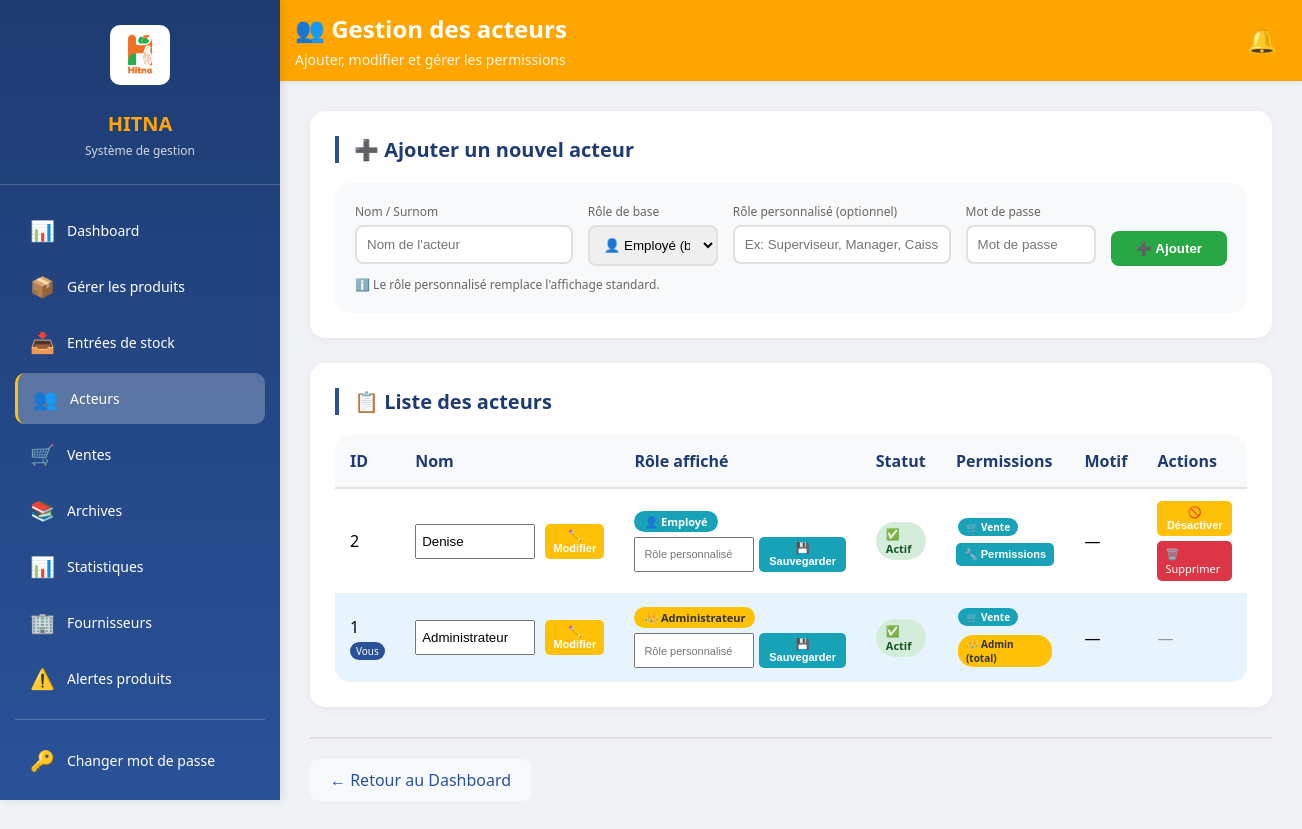
Before: /admin/acteurs (signed in) with the older database file.
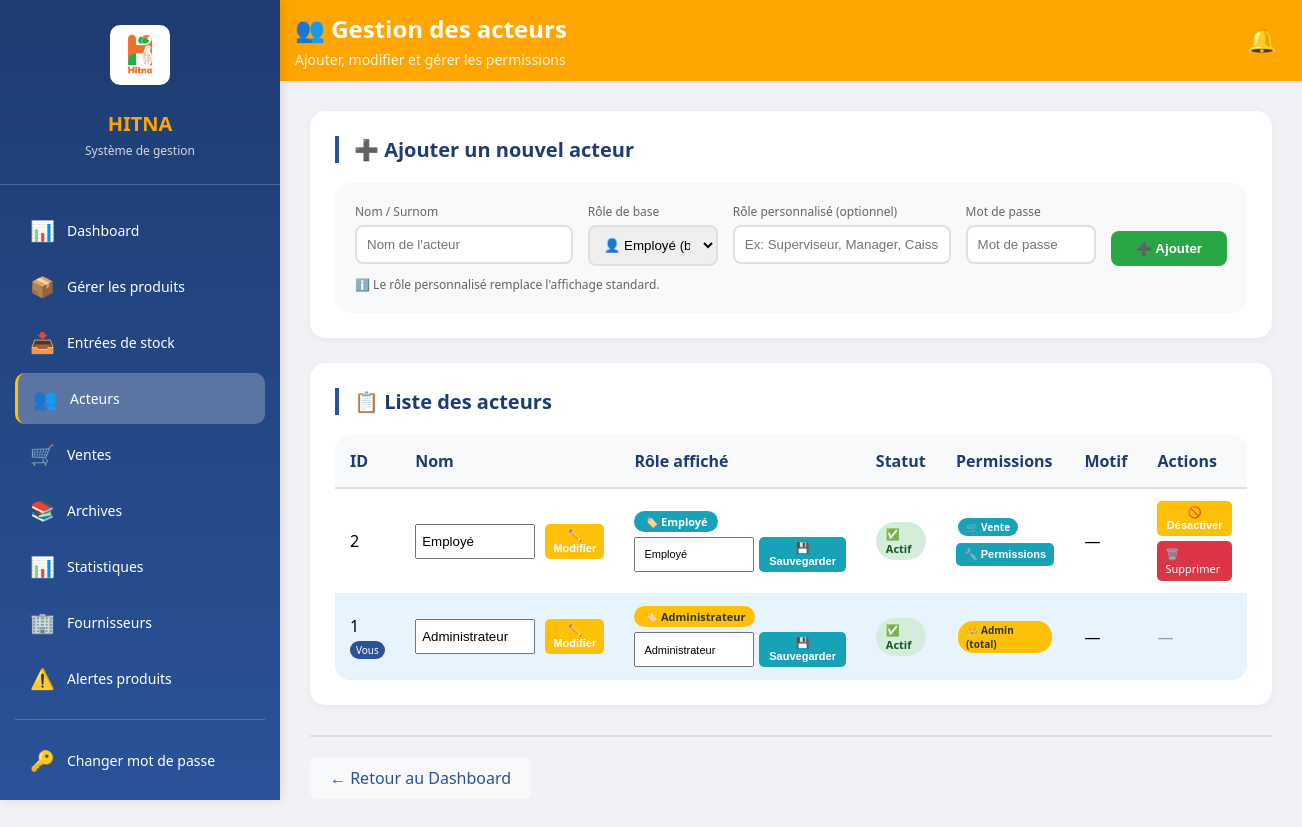
After: the same page with the newer database file.
### tables this page shows
CREATE TABLE users (
        id INTEGER PRIMARY KEY,
        role TEXT,
        role_personnalise TEXT,
        password_hash TEXT,
        nom TEXT, actif INTEGER DEFAULT 1, motif_absence TEXT DEFAULT '', permissions TEXT DEFAULT 'vente');

### app.py (the view)
@app.route('/admin/acteurs')
def admin_acteurs():
    if session.get('role') != 'admin':
        return redirect('/login')
    conn = sqlite3.connect('hitna.db')
    c = conn.cursor()
    c.execute("SELECT id, nom, role, role_personnalise, password_hash, COALESCE(actif, 1) as actif, COALESCE(motif_absence, '') as motif_absence, COALESCE(permissions, 'vente') as permissions FROM users ORDER BY role DESC, actif DESC, id")
    acteurs = c.fetchall()
    conn.close()
    return render_template('admin_acteurs.html', acteurs=acteurs)

### app.py (called while the page is built)
@app.context_processor
def inject_now():
    return {'date_actuelle': datetime.now().strftime('%d/%m/%Y %H:%M')}

### templates/admin_acteurs.html (shortened to what the changed rows need)
{% extends "base.html" %}
{% block page_title %}👥 Gestion des acteurs{% endblock %}
{% block content %}
<div class="card">
    <h2 class="card-title">➕ Ajouter un nouvel acteur</h2>
</div>
<div class="card">
    <h2 class="card-title">📋 Liste des acteurs</h2>
    {% if acteurs %}
    <div class="table-container">
        <table class="table">
            <thead>
                <tr>
                    <th>ID</th>
                    <th>Nom</th>
                    <th>Rôle affiché</th>
                    <th>Statut</th>
                    <th>Permissions</th>
                    <th>Motif</th>
                    <th>Actions</th>
                </tr>
            </thead>
            <tbody>
                {% for a in acteurs %}
                <tr style="{% if a[0] == session.user_id %}background: #e8f4fd;{% endif %}{% if a[5] == 0 %}opacity: 0.8; background: #fff3cd;{% endif %}">
                    <td style="vertical-align: middle;">
                        {{ a[0] }}
                        {% if a[0] == session.user_id %}
                            <span style="font-size: 10px; background: #2a5298; color: white; padding: 2px 6px; border-radius: 10px;">Vous</span>
                        {% endif %}
                    </td>
                    <td style="vertical-align: middle;">
                        <form method="post" action="/admin/acteurs/modifier/{{ a[0] }}" style="display: flex; gap: 10px;">
                            <input type="text" name="nom" value="{{ a[1] }}" style="padding: 5px; width: 120px;">
                            <button type="submit" class="btn-small" style="background:#ffc107;">✏️ Modifier</button>
                        </form>
                    </td>
                    <td style="vertical-align: middle;">
                        <div style="display: flex; gap: 5px; align-items: center; flex-wrap: wrap;">
                            <span class="role-badge role-badge-{{ a[2] }}">
                                {% if a[3] %}
                                    🏷️ {{ a[3] }}
                                {% else %}
                                    {% if a[2] == 'admin' %}👑 Administrateur{% else %}👤 Employé{% endif %}
                                {% endif %}
                            </span>
                            <form method="post" action="/admin/acteurs/modifier_role/{{ a[0] }}" style="display: flex; gap: 5px;">
                                <input type="text" name="role_personnalise" value="{{ a[3] }}" placeholder="Rôle personnalisé" style="padding: 4px 8px; font-size: 11px; width: 120px;">
                                <button type="submit" class="btn-small" style="background:#17a2b8;">💾 Sauvegarder</button>
                            </form>
                        </div>
                    </td>
                    <td style="vertical-align: middle;">
                        {% if a[5] == 1 %}
                            <span class="status-badge status-active">✅ Actif</span>
                        {% else %}
                            <span class="status-badge status-inactive">⭕ Désactivé</span>
                        {% endif %}
                    </td>
                    <td style="vertical-align: middle;">
                        <div style="display: flex; flex-wrap: wrap; gap: 5px;">
                            {% set perms = a[7].split(',') if a[7] else ['vente'] %}
                            {% if 'vente' in perms %}<span class="permission-badge perm-vente">🛒 Vente</span>{% endif %}
                            {% if a[2] == 'admin' %}<span class="permission-badge perm-all">👑 Admin (total)</span>{% endif %}
                            {% if a[2] != 'admin' and a[0] != session.user_id %}
                            <button onclick="openPermModal({{ a[0] }}, '{{ a[1] }}', '{{ a[7] }}')" class="btn-small" style="background:#17a2b8; color:white;">🔧 Permissions</button>
                            {% endif %}
                        </div>
                    </td>
                    <td style="vertical-align: middle;">
                        {% if a[6] %}
                            <span title="{{ a[6] }}" style="cursor: help;">📝 {{ a[6][:20] }}{% if a[6]|length > 20 %}...{% endif %}</span>
                        {% else %}
                            —
                        {% endif %}
                    </td>
                    <td style="vertical-align: middle;">
                        <div class="action-buttons">
                            {% if a[0] != session.user_id %}
                                {% if a[5] == 1 %}
                                    <button onclick="openDesactiverModal({{ a[0] }}, '{{ a[1] }}')" class="btn-small" style="background:#ffc107;">🚫 Désactiver</button>
                                {% else %}
                                    <a href="/admin/acteurs/reactiver/{{ a[0] }}" class="btn-small" style="background:#28a745; color:white;">✅ Réactiver</a>
                                {% endif %}
                                <a href="/admin/acteurs/supprimer/{{ a[0] }}" onclick="return confirm('Supprimer définitivement ?')" class="btn-small" style="background:#dc3545; color:white;">🗑️ Supprimer</a>
                            {% else %}
                                <span style="color:#999;">—</span>
                            {% endif %}
                        </div>
                    </tr>
                {% endfor %}
            </tbody>
        </table>
    </div>
    {% else %}
    <p style="text-align: center; color: #999;">Aucun acteur enregistré</p>
    {% endif %}
</div>
{% endblock %}

Changed rows visible on the page:
changed users id 2: nom "Denise" → "Employé"; role_personnalise (not shown) → "Employé"; role_personnalise "👤 Employé" → "🏷️"
changed users "Administrateur": role_personnalise (not shown) → "Administrateur"; role_personnalise "👑 Administrateur" → "🏷️"; no longer shows "🛒 Vente"
